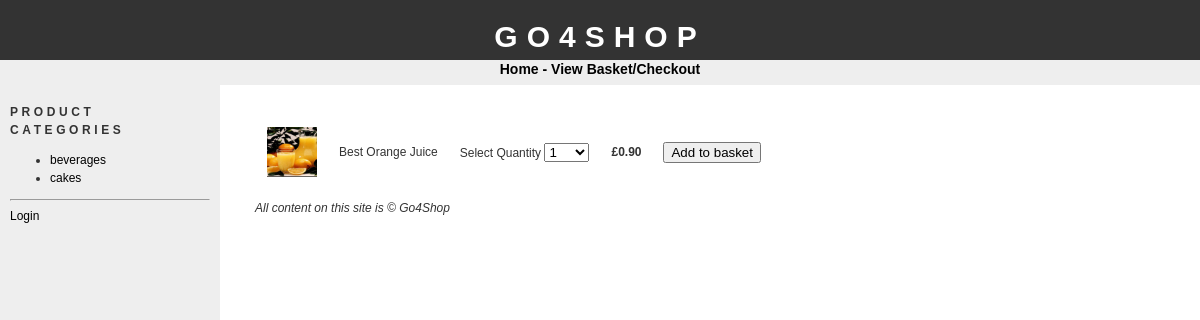
Screenshot of /addtobasket.php?id=2 with the database file from the repository.
### tables this page shows
CREATE TABLE IF NOT EXISTS `categories` (
  `id` tinyint(4) NOT NULL AUTO_INCREMENT,
  `name` varchar(100) NOT NULL,
  PRIMARY KEY (`id`)
);

CREATE TABLE IF NOT EXISTS `products` (
  `id` int(11) NOT NULL AUTO_INCREMENT,
  `cat_id` tinyint(4) NOT NULL,
  `name` varchar(150) NOT NULL,
  `description` text NOT NULL,
  `image` varchar(30) NOT NULL,
  `price` float NOT NULL,
  PRIMARY KEY (`id`)
);

### config.php (called while the page is built, shortened)
<?php
$config_basedir = "http://localhost/go4shop/";
?>

### addtobasket.php (the view, shortened to what this page needs)
<?php
require("config.php");
$prodsql = "SELECT * FROM products WHERE id = " . $_GET['id'] . ";";
$prodres = mysql_query($prodsql);
$numrows = mysql_num_rows($prodres);
$prodrow = mysql_fetch_assoc($prodres);
if($numrows == 0)
{
header("Location: " . $config_basedir);
}
else
{
if(isset($_POST['submit']))
{
if(isset($_SESSION['SESS_ORDERNUM']))
{
$itemsql = "INSERT INTO orderitems(order_id,product_id, quantity) VALUES(". $_SESSION['SESS_ORDERNUM'] . ", ". $_GET['id'] . ", ". $_POST['amountBox'] . ")";
mysql_query($itemsql) or die(mysql_error());
}
else
{
if(isset($_SESSION['SESS_LOGGEDIN']))
{
$sql = "INSERT INTO orders(customer_id,registered, date) VALUES(". $_SESSION['SESS_USERID'] . ", 1, NOW())";
mysql_query($sql) or die(mysql_error());
$_SESSION['SESS_ORDERNUM'] = mysql_insert_id();
$itemsql = "INSERT INTO orderitems(order_id, product_id, quantity) VALUES(". $_SESSION['SESS_ORDERNUM']. ", " . $_GET['id'] . ", ". $_POST['amountBox'] . ")";
mysql_query($itemsql) or die(mysql_error());
}
else
{
$sql = "INSERT INTO orders(registered,date, session) VALUES(". "0, NOW(), '" . session_id() . "')";
mysql_query($sql) or die(mysql_error());
$_SESSION['SESS_ORDERNUM'] = mysql_insert_id();
$itemsql = "INSERT INTO orderitems(order_id, product_id, quantity) VALUES(". $_SESSION['SESS_ORDERNUM'] . ", " . $_GET['id'] . ", ". $_POST['amountBox'] . ")";
mysql_query($itemsql) or die(mysql_error());
}
}
$totalprice = $prodrow['price'] * $_POST['amountBox'] ;
$updsql = "UPDATE orders SET total = total + ". $totalprice . " WHERE id = ". $_SESSION['SESS_ORDERNUM'] . ";";
mysql_query($updsql) or die(mysql_error());
header("Location: " . $config_basedir . "showcart.php");
}
else
{
require("header.php");
echo "<form action='addtobasket.php?id=". $_GET['id'] . "' method='POST'>";
echo "<table cellpadding='10'>";
echo "<tr>";
if(empty($prodrow['image'])) {
echo "<td><imgsrc='productimages/dummy.jpg' width='50' alt='". $prodrow['name'] . "'></td>";
}
else {
echo "<td>
<img src='productimages/" . $prodrow['image']. "' width='50' alt='" . $prodrow['name']. "'></td>";
}
echo "<td>" . $prodrow['name'] . "</td>";
echo "<td>Select Quantity <select name='amountBox'>";
for($i=1;$i<=100;$i++)
{
echo "<option>" . $i . "</option>";
}
echo "</select></td>";
echo "<td><strong>&pound;". sprintf('%.2f', $prodrow['price']) . "</strong></td>";
echo "<td><input type='submit' name='submit' value='Add to basket'></td>";
echo "</tr>";
echo "</table>";
echo "</form>";
}
}
require("footer.php");
?>

### bar.php
<h1>Product Categories</h1>
<ul>
<?php
$catsql = "SELECT * FROM categories;";
$catres = mysql_query($catsql);
while($catrow = mysql_fetch_assoc($catres))
{
echo "<li><a href='" . $config_basedir. "products.php?id=" . $catrow['id'] . "'>". $catrow['name'] . "</a></li>";
}
?>
</ul>

### css/stylesheet.css (style rules this page uses)
body { font-family: "trebuchet ms", verdana, sans-serif; font-size: 12px; line-height: 1.5em; color: #333; background: #ffffff; margin: 0; padding: 0; text-align: center; width: 100%; }
a:link { text-decoration: none; color: #000; }
img { border: 0; }
#bar h1 { font-size: 12px; text-transform: uppercase; letter-spacing: 0.3em; }

### rows the page displays
categories: name "beverages"
categories: name "cakes"
products: image (picture), name "Best Orange Juice", price "0.90"

### other values shown
$config_sitename "GO4SHOP"
$config_sitename "Go4Shop"
form field amountBox "1"
